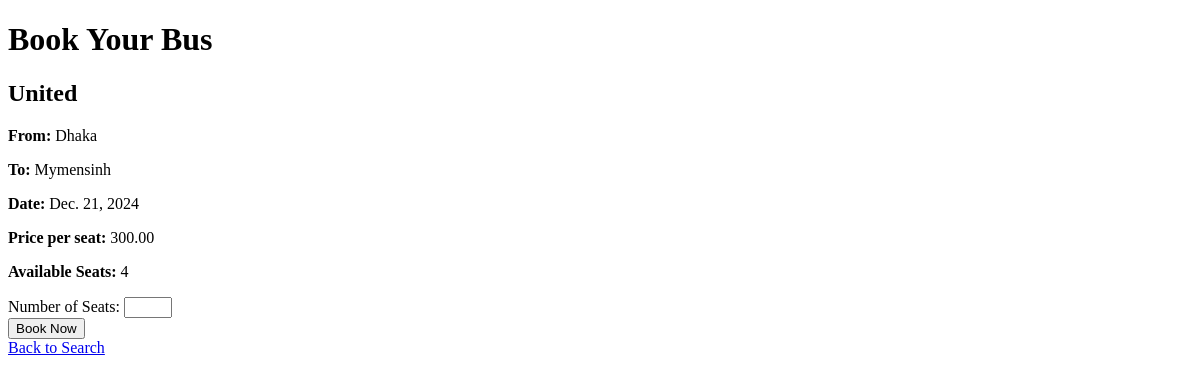
The app's page /book/1/ (signed in), older data.
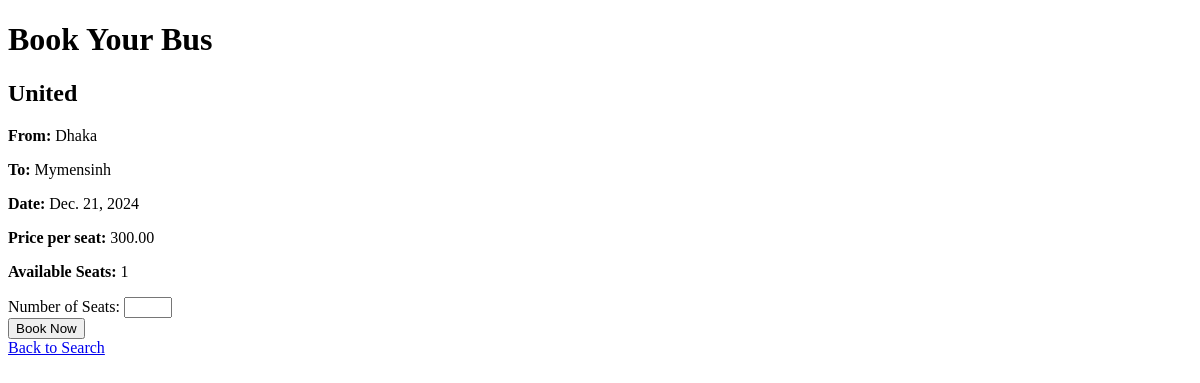
The same page, newer data.
### myapp/models.py (models this page shows, shortened)
class TravelService(models.Model):
    SERVICE_CHOICES = [
        ('bus', 'Bus'),
        ('train', 'Train'),
        ('launch', 'Launch'),
        ('plane', 'Plane'),
        ('hotel', 'Hotel'),
        ('park', 'Park'),
        ('rent', 'Rent')
    ]
    service_type = models.CharField(max_length=10, choices=SERVICE_CHOICES)
    name = models.CharField(max_length=100)
    description = models.TextField()
    price = models.DecimalField(max_digits=10, decimal_places=2)
    from_location = models.CharField(max_length=100)
    to_location = models.CharField(max_length=100)
    journey_date = models.DateField()
    total_seats = models.IntegerField(default=40)
    available_seats = models.IntegerField(default=40)

### myapp/views.py (the view, shortened to what this page needs)
# urls.py: path('book/<int:bus_id>/', views.book_bus, name='book_bus'),
@login_required
def book_bus(request, bus_id):
    travel_service = get_object_or_404(TravelService, id=bus_id)
    return render(request, 'book_bus.html', {'travel_service': travel_service})

### myapp/templates/book_bus.html (shortened to what this page needs)
<!DOCTYPE html>
<html lang="en">
<head>
</head>
<body>
    <h1>Book Your Bus</h1>
    <h2>{{ travel_service.name }}</h2>
    <p><strong>From:</strong> {{ travel_service.from_location }}</p>
    <p><strong>To:</strong> {{ travel_service.to_location }}</p>
    <p><strong>Date:</strong> {{ travel_service.journey_date }}</p>
    <p><strong>Price per seat:</strong> {{ travel_service.price }}</p>
    <p><strong>Available Seats:</strong> {{ travel_service.available_seats }}</p>
    <form method="post" action="{% url 'payment' %}">
        <label for="seats_booked">Number of Seats:</label>
        <input type="number" id="seats_booked" name="seats_booked" min="1" max="{{ travel_service.available_seats }}" required>
        <br>
        <button type="submit">Book Now</button>
    </form>
    <a href="{% url 'search_buses' %}">Back to Search</a>
</body>
</html>

Row changes from the older to the newer data that the page shows:
changed TravelService "United": available_seats "4" → "1"
